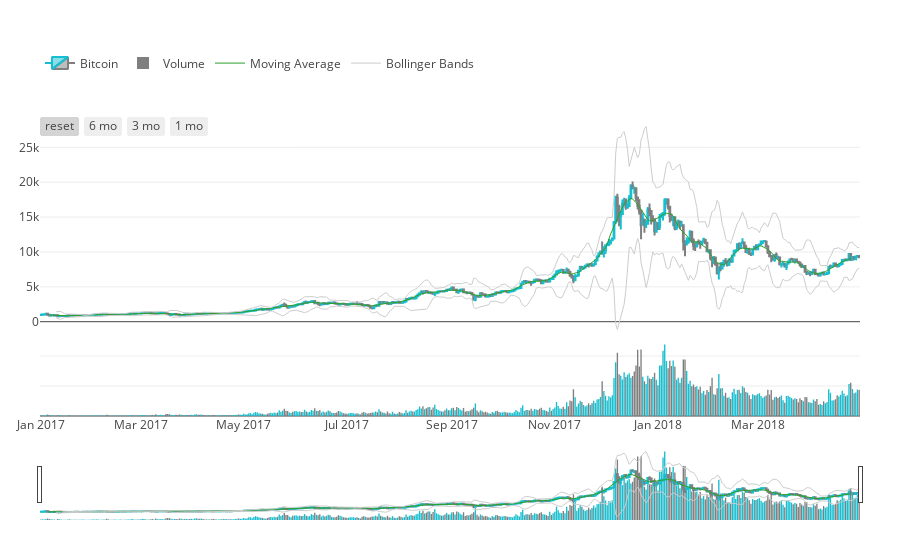

This figure's notebook cell:
### Code cell
increasing_color = '#17BECF'
decreasing_color = '#7F7F7F'

data = []

layout = {
    'xaxis': {
        'rangeselector': {
            'visible': True
        }
    },
    # Adding a volume bar chart for candlesticks is a good practice usually
    'yaxis': {
        'domain': [0, 0.2],
        'showticklabels': False
    },
    'yaxis2': {
        'domain': [0.2, 0.8]
    },
    'legend': {
        'orientation': 'h',
        'y': 0.9,
        'yanchor': 'bottom'
    },
    'margin': {
        't': 40,
        'b': 40,
        'r': 40,
        'l': 40
    }
}

# Defining main chart
trace0 = go.Candlestick(
    x=currency['date'], open=currency['open'], high=currency['high'],
    low=currency['low'], close=currency['close'],
    yaxis='y2', name='Bitcoin',
    increasing=dict(line=dict(color=increasing_color)),
    decreasing=dict(line=dict(color=decreasing_color)),
)

data.append(trace0)

# Adding some range buttons to interact
rangeselector = {
    'visible': True,
    'x': 0,
    'y': 0.8,
    'buttons': [
        {'count': 1, 'label': 'reset', 'step': 'all'},
        {'count': 6, 'label': '6 mo', 'step': 'month', 'stepmode': 'backward'},
        {'count': 3, 'label': '3 mo', 'step': 'month', 'stepmode': 'backward'},
        {'count': 1, 'label': '1 mo', 'step': 'month', 'stepmode': 'backward'},
    ]
}

layout['xaxis'].update(rangeselector=rangeselector)

# Setting volume bar chart colors
colors = []
for i, _ in enumerate(currency['date']):
    if i != 0:
        if currency['close'].iloc[i] > currency['close'].iloc[i-1]:
            colors.append(increasing_color)
        else:
            colors.append(decreasing_color)
    else:
        colors.append(decreasing_color)

trace1 = go.Bar(
    x=currency['date'], y=currency['volume'],
    marker=dict(color=colors),
    yaxis='y', name='Volume'
)

data.append(trace1)

# Adding Moving Average
def moving_average(interval, window_size=10):
    window = np.ones(int(window_size)) / float(window_size)
    return np.convolve(interval, window, 'same')

trace2 = go.Scatter(
    x=currency['date'][5:-5], y=moving_average(currency['close'])[5:-5],
    yaxis='y2', name='Moving Average',
    line=dict(width=1)
)

data.append(trace2)

# Adding boilinger bands
def bollinger_bands(price, window_size=10, num_of_std=5):
    rolling_mean = price.rolling(10).mean()
    rolling_std = price.rolling(10).std()
    upper_band = rolling_mean + (rolling_std * 5)
    lower_band = rolling_mean - (rolling_std * 5)
    return upper_band, lower_band

bb_upper, bb_lower = bollinger_bands(currency['close'])

trace3 = go.Scatter(
    x=currency['date'], y=bb_upper,
    yaxis='y2', line=dict(width=1),
    marker=dict(color='#ccc'), hoverinfo='none',
    name='Bollinger Bands',
    legendgroup='Bollinger Bands'
)
data.append(trace3)

trace4 = go.Scatter(
    x=currency['date'], y=bb_lower,
    yaxis='y2', line=dict(width=1),
    marker=dict(color='#ccc'), hoverinfo='none',
    name='Bollinger Bands', showlegend=False,
    legendgroup='Bollinger Bands'
)
data.append(trace4)

fig = go.Figure(data=data, layout=layout)
py.iplot(fig, filename='Bitcoin-candlestick')

### Figure 1 — Plotly figure (JSON) as saved in the notebook; plotly's stock layout.template omitted (floating-point values rounded to 4 significant figures; data arrays with more than 128 entries replaced by an {"elided": "..."} marker saying what was removed)
{"data": [{"close": {"elided": "485 float values"}, "decreasing": {"line": {"color": "#7F7F7F"}}, "high": {"elided": "485 float values"}, "increasing": {"line": {"color": "#17BECF"}}, "low": {"elided": "485 float values"}, "name": "Bitcoin", "open": {"elided": "485 float values"}, "type": "candlestick", "x": {"elided": "485 str values"}, "yaxis": "y2"}, {"marker": {"color": {"elided": "485 str values"}}, "name": "Volume", "type": "bar", "x": {"elided": "485 str values"}, "y": {"elided": "485 int values"}, "yaxis": "y"}, {"line": {"width": 1}, "name": "Moving Average", "type": "scatter", "x": {"elided": "475 str values"}, "y": {"elided": "475 float values"}, "yaxis": "y2"}, {"hoverinfo": "none", "legendgroup": "Bollinger Bands", "line": {"width": 1}, "marker": {"color": "#ccc"}, "name": "Bollinger Bands", "type": "scatter", "x": {"elided": "485 str values"}, "y": {"elided": "485 float values"}, "yaxis": "y2"}, {"hoverinfo": "none", "legendgroup": "Bollinger Bands", "line": {"width": 1}, "marker": {"color": "#ccc"}, "name": "Bollinger Bands", "showlegend": false, "type": "scatter", "x": {"elided": "485 str values"}, "y": {"elided": "485 float values"}, "yaxis": "y2"}], "layout": {"legend": {"orientation": "h", "y": 0.9, "yanchor": "bottom"}, "margin": {"b": 40, "l": 40, "r": 40, "t": 40}, "xaxis": {"rangeselector": {"buttons": [{"count": 1, "label": "reset", "step": "all"}, {"count": 6, "label": "6 mo", "step": "month", "stepmode": "backward"}, {"count": 3, "label": "3 mo", "step": "month", "stepmode": "backward"}, {"count": 1, "label": "1 mo", "step": "month", "stepmode": "backward"}], "visible": true, "x": 0, "y": 0.8}}, "yaxis": {"domain": [0, 0.2], "showticklabels": false}, "yaxis2": {"domain": [0.2, 0.8]}}}
